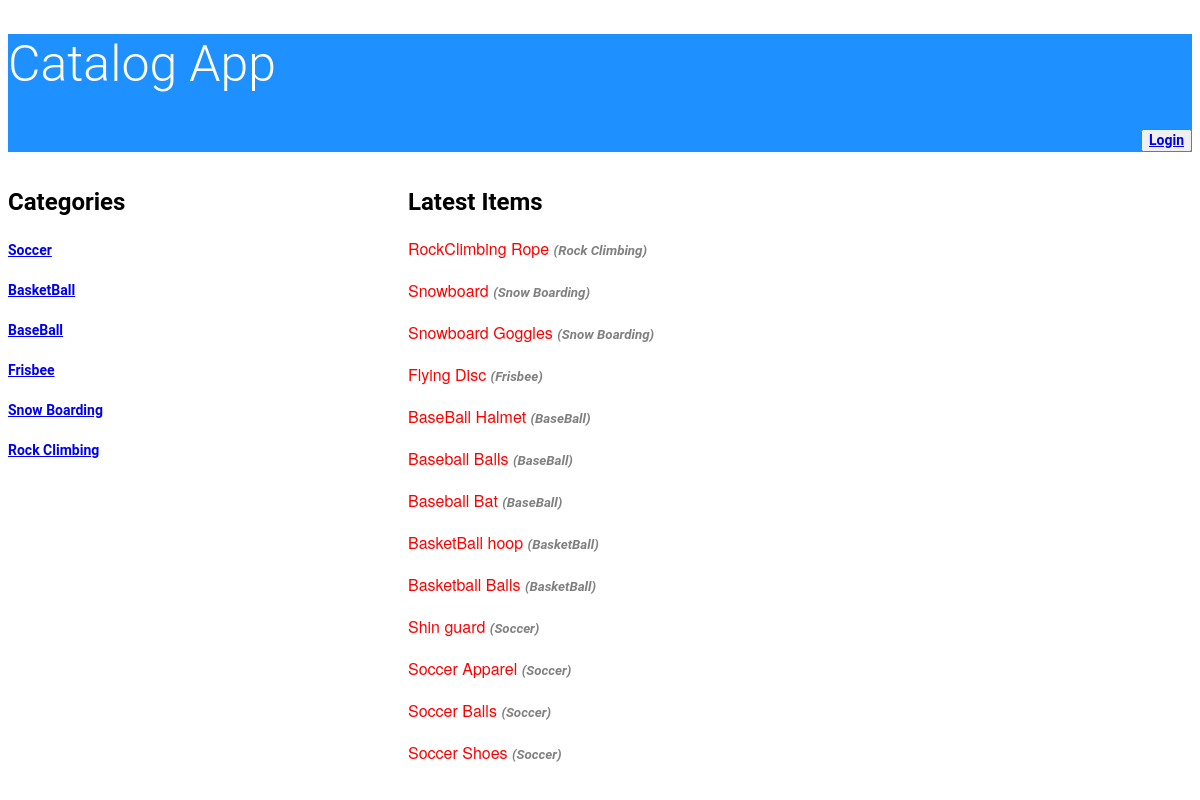
/catalog, run on the app's committed database.
### database_setup.py (models this page shows, shortened)
class Category(Base):
    __tablename__ = 'category'
    id = Column(Integer, primary_key=True)
    name = Column(String(250), nullable=False)

class Items(Base):
    __tablename__ = 'items'
    title = Column(String(80), nullable = False)
    id = Column(Integer, primary_key = True)
    description = Column(String(250))
    category_id = Column(Integer,ForeignKey('category.id'))
    category = relationship(Category)
    user_id = Column(Integer,ForeignKey('user.id'))
    user = relationship(User)

### application.py (the view)
@app.route('/')
@app.route('/catalog')
def showCatalog():
    showcategory = session.query(Category).all()
    showlatestitems = session.query(
        Items.title,
        Category.name).join(Category).order_by(
        Items.id.desc())
    if 'username' not in login_session:
        return render_template(
            'publiccatalog.html',
            showcategory=showcategory,
            showlatestitems=showlatestitems)
    else:
        return render_template(
            'catalog.html',
            showcategory=showcategory,
            showlatestitems=showlatestitems)

### templates/publiccatalog.html
<!DOCTYPE html>
<html>
<head>
  <link rel=stylesheet type=text/css href="{{ url_for('static', filename='styles.css') }}">
</head>
<body>
<header>
 <h1>Catalog App</h1>
 <p align="right">
 <button class="login-button" type="button" class="btn btn-primary btn-lg">
		<a href={{url_for('showLogin')}}>Login</a>
            </button>
</P>
</header>
<section>
<div id = "wrap">
<div class ="left">
<h2>Categories</h2>
{% for i in showcategory %}
<div>
  <p> <a href={{url_for('showCategoryitems',name = i.name )}}>{{i.name}}</a></p>
</div>
{% endfor %}
</div>
<div class = "right">
<h2>Latest Items</h2>
	{% for i in showlatestitems %}
<div>
  <p> {{i.title}}  <font color="gray"><small><i>({{i.name}})</i></small></font></p>
</div>
{% endfor %}
</div>
</section>
</body>
</html>

### static/styles.css (style rules this page uses)
* { font-family: "Helvetica Neue Bold", Roboto, Helvetica, Arial, sans-serif; font-weight: 700; }
#wrap { width:1100px; }
.left { width:300px; background-color:white; float:left; }
.right { width:700px; background-color:white; float:right; }
header { background-color:DodgerBlue; }
h1 { font-family: "Helvetica Neue Light", Roboto, Helvetica, Arial, sans-serif; font-size: 50px; color: white; line-height: 60px; font-weight: 300; }
h2 { font-size: 24px; color: black; line-height: 29px; }
p { font-family: "Helvetica Neue", Roboto, Helvetica, Arial, sans-serif; font-size: 16px; color:red; line-height: 24px; font-weight: 400; }
a { font-size: 14px; line-height: 17px; }

### data on the page
Category: name "Soccer"
Category: name "BasketBall"
Category: name "BaseBall"
Category: name "Frisbee"
Category: name "Snow Boarding"
Category: name "Rock Climbing"
Items: title "RockClimbing Rope", name "Rock Climbing"
Items: title "Snowboard", name "Snow Boarding"
Items: title "Snowboard Goggles", name "Snow Boarding"
Items: title "Flying Disc", name "Frisbee"
Items: title "BaseBall Halmet", name "BaseBall"
Items: title "Baseball Balls", name "BaseBall"
Items: title "Baseball Bat", name "BaseBall"
Items: title "BasketBall hoop", name "BasketBall"
Items: title "Basketball Balls", name "BasketBall"
Items: title "Shin guard", name "Soccer"
Items: title "Soccer Apparel", name "Soccer"
Items: title "Soccer Balls", name "Soccer"
Items: title "Soccer Shoes", name "Soccer"
